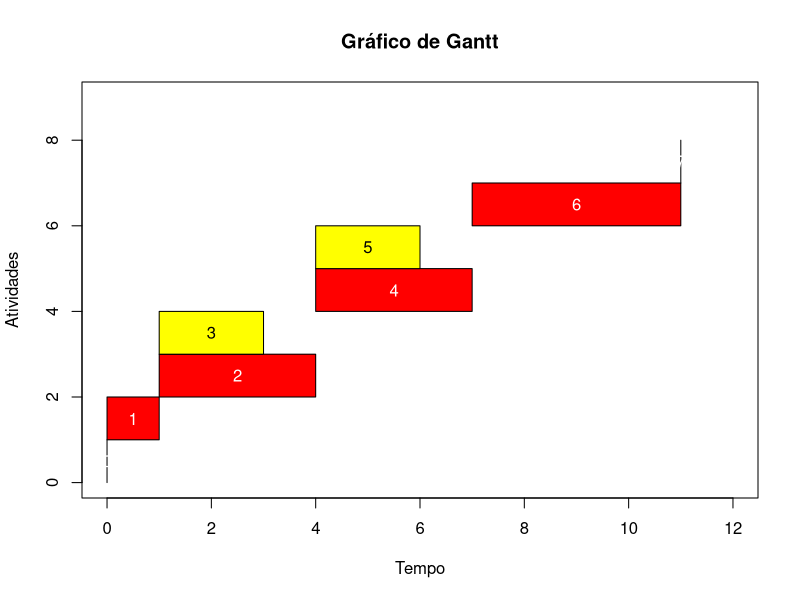

This chart was generated by the following R code:
# Nome do arquivo de saida, informado pela aplicacao
ArqSaida <- "lol.png"
#
# Parametros que devem ser informados pelo pert-solver
#

# Numero de atividades e makespan calculado

Makespan <- 11.00
Atividades <- 8
# Vetor com as flags das atividades criticas

Cp <- c(T,T,T,F,T,F,T,T)
#Vetor com os indices das atividades
K <- c(0,1,2,3,4,5,6,7)
#Vetor com os tempos de inicio das atividades
Sk <- c(0.00,0.00,1.00,1.00,4.00,4.00,7.00,Makespan)
#Vetor com os tempos de termino das atividades
Tk <- c(0.00,1.00,4.00,3.00,7.00,6.00,11.00,Makespan)
#
# Fim dos parametros. Daqui pra frente deve ser automatico.
#

# Calculos auxiliares
xMin <- 0
xMax <- Makespan + 1
yMin <- 0
yMax <- Atividades + 1
# Geracao de arquivo
png(ArqSaida, width=1200)
# Cria o plot
titulo <- "Gráfico de Gantt"
plot(c(xMin, xMax), c(yMin, yMax), type="n",
	main=titulo, xlab="Tempo", ylab="Atividades");
# Desenha um retangulo para cada atividade
for(indice in 1:length(K))
{
	# Busca as coordenadas dos pontos do retangulo
	Px1 <- Sk[indice]
	Py1 <- K[indice]
	Px2 <- Tk[indice]
	Py2 <- K[indice]
	Px3 <- Tk[indice]
	Py3 <- K[indice]+1
	Px4 <- Sk[indice]
	Py4 <- K[indice]+1

	# Define a cor de acordo com a flag de criticidade
	if(Cp[indice] == T)
	{
	cor <- "red"
	cortexto <- "white"
	}
	else
	{
	cor <- "yellow"
	cortexto <- "black"
	}

	# Desenha o polígono, fechando as coordenadas
	polygon(c(Px1, Px2, Px3, Px4, Px1),
		c(Py1, Py2, Py3, Py4, Py1), col=cor)

	text((Px1 + Px2)/2, (Py1 + Py3)/2, K[indice], col=cortexto)
}
dev.off()
